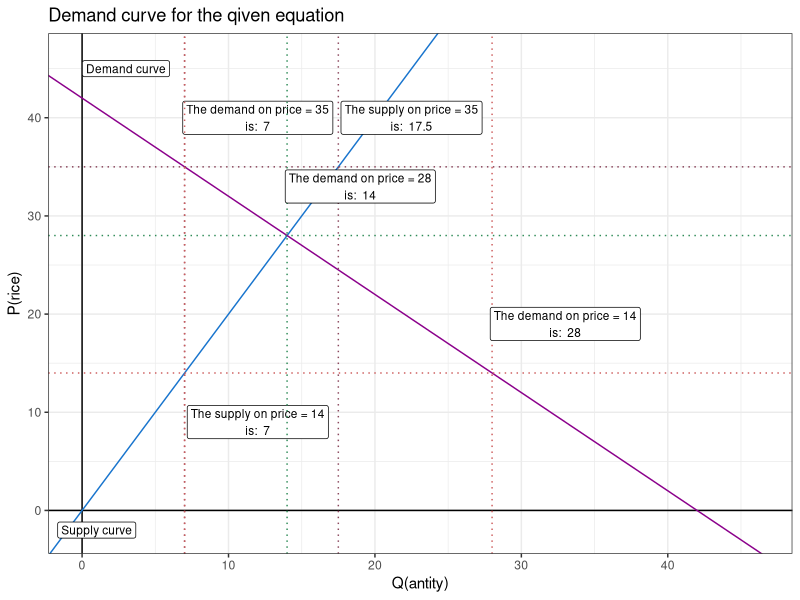
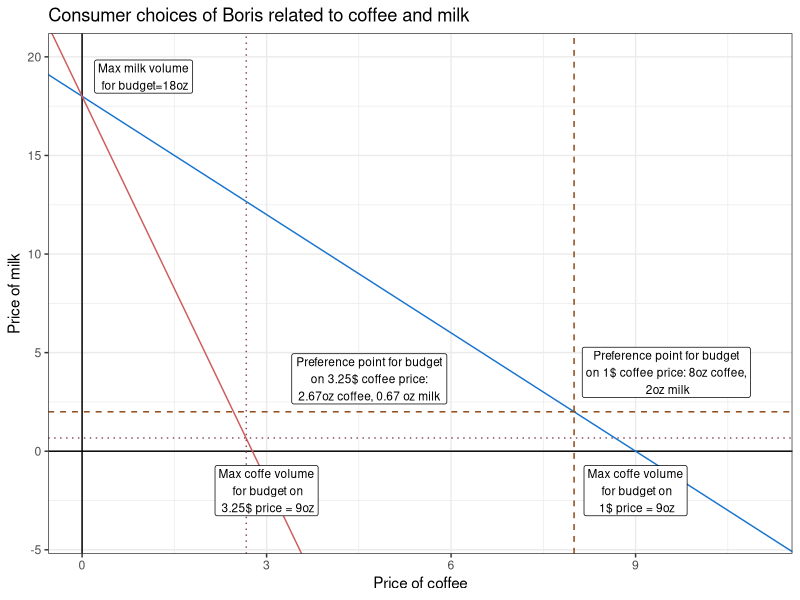
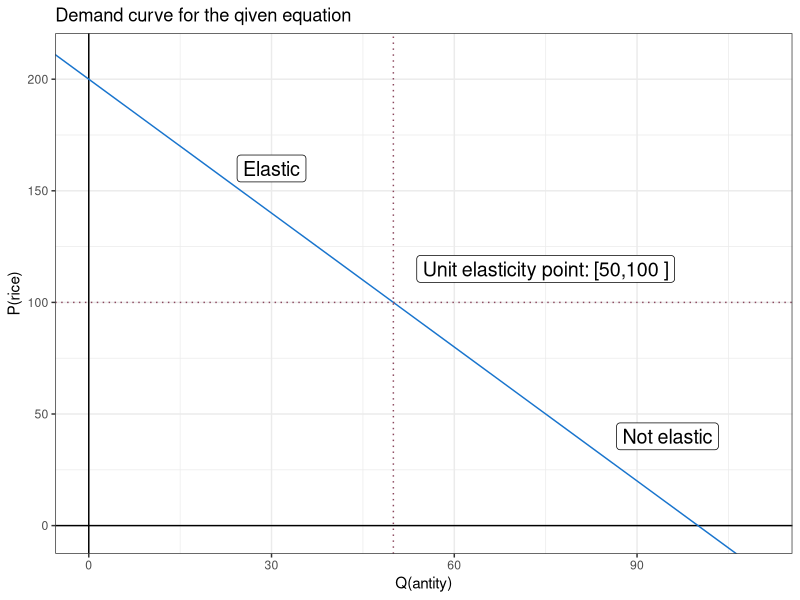
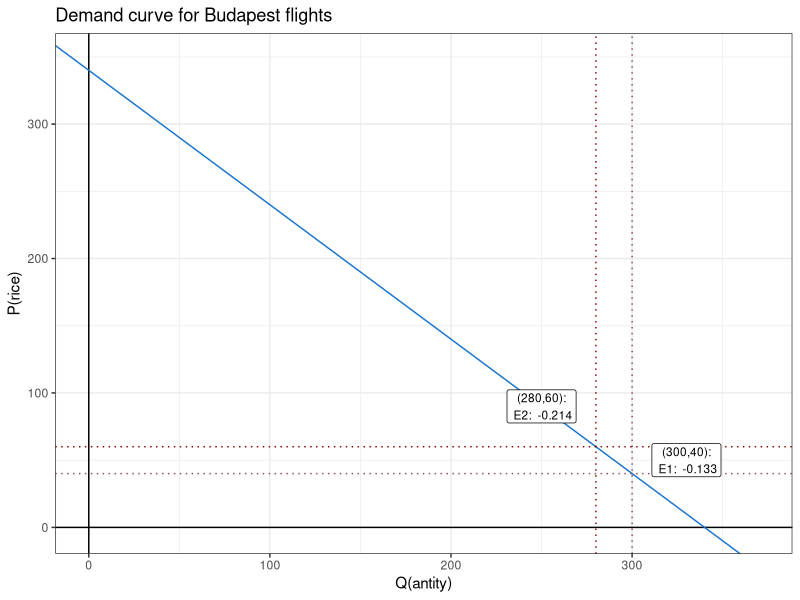

These charts were generated, in order, by the following R code:
## ---- chunk 1
knitr::opts_chunk$set(echo = TRUE)
library(ggplot2)
## ---- chunk 2
alfa1<-0
alfa2<-42
beta1<-2
beta2<- -1
c <- 42

p1<- 35
p2 <- 14

suppQty <- function(price){return(as.numeric((price-alfa1)/beta1))}
demdQty <- function(price){return(as.numeric((price-alfa2)/beta2))}
eqlbPrc <- function(){return((alfa1*beta2-alfa2*beta1)/(beta2-beta1))}

suppLabl <- function(price){
  return(
    paste(
      paste(
        "The supply on price = ",
        "\nis: ",
        sep=as.character(price)),
      as.character(suppQty(price))
    )
  )
}

demdLabl <- function(price){
  return(
    paste(
      paste(
        "The demand on price = ",
        "\nis: ",
        sep=as.character(price)),
      as.character(demdQty(price))
    )
  )
}


ggplot()+
  xlim(0,max(alfa1,alfa2)*1.1)+
  ylim(-2,max(abs(alfa1/beta1),abs(alfa2/beta2))*1.1)+
  labs(
    x='Q(antity)',
    y='P(rice)',
    title='Demand curve for the qiven equation'
  )+
  geom_hline(aes(yintercept=0),col='black')+
  geom_vline(aes(xintercept=0),col='black')+
  geom_abline(intercept = alfa1, slope = beta1, col='dodgerblue3')+
  geom_abline(intercept = alfa2, slope = beta2, col='magenta4')+
  geom_label(aes(x=0, y=alfa2), label='Demand curve' ,nudge_x = 3, nudge_y=3, size=3)+
  geom_label(aes(x=0 , y=alfa1), label='Supply curve' ,nudge_x = 1, nudge_y=-2, size=3)+
  geom_hline(aes(yintercept=p1),col='palevioletred4',linetype='dotted')+
  geom_vline(aes(xintercept=suppQty(p1)),col='palevioletred4',linetype='dotted')+
  geom_vline(aes(xintercept=demdQty(p1)),col='palevioletred4',linetype='dotted')+
  geom_label(aes(x=demdQty(p1), y=p1), label=demdLabl(p1) ,nudge_x = 5, nudge_y=5, size=3)+
  geom_label(aes(x=suppQty(p1), y=p1), label=suppLabl(p1) ,nudge_x = 5, nudge_y=5, size=3)+
  geom_hline(aes(yintercept=p2),col='indianred',linetype='dotted')+
  geom_vline(aes(xintercept=suppQty(p2)),col='indianred',linetype='dotted')+
  geom_vline(aes(xintercept=demdQty(p2)),col='indianred',linetype='dotted')+
  geom_label(aes(x=demdQty(p2), y=p2), label=demdLabl(p2) ,nudge_x = 5, nudge_y=5, size=3)+
  geom_label(aes(x=suppQty(p2), y=p2), label=suppLabl(p2) ,nudge_x = 5, nudge_y=-5, size=3)+
  geom_hline(aes(yintercept=eqlbPrc()),col='seagreen4',linetype='dotted')+
  geom_vline(aes(xintercept=demdQty(eqlbPrc())),col='seagreen4',linetype='dotted')+
  geom_label(aes(x=demdQty(eqlbPrc()), y=eqlbPrc()), label=demdLabl(eqlbPrc()) ,nudge_x = 5, nudge_y=5, size=3)+
  theme_bw()

## ---- chunk 3

icp2 <- (-1)*18/(9/3.25)
ggplot()+
  xlim(0,11)+
  ylim(-4,20)+
  labs(
    x='Price of coffee',
    y='Price of milk',
    title='Consumer choices of Boris related to coffee and milk'
  )+
  geom_hline(aes(yintercept=0),col='black')+
  geom_vline(aes(xintercept=0),col='black')+
  geom_abline(intercept = 18, slope = -2, col='dodgerblue3')+
  geom_abline(intercept = 18, slope = icp2, col='indianred')+
  geom_vline(aes(xintercept=8),col='chocolate4',linetype='dashed')+
  geom_hline(aes(yintercept=2),col='chocolate4',linetype='dashed')+
  geom_vline(aes(xintercept=2.67),col='palevioletred4',linetype='dotted')+
  geom_hline(aes(yintercept=0.67),col='palevioletred4',linetype='dotted')+
  geom_label(aes(x=0, y=18, label='Max milk volume\n for budget=18oz'),nudge_x = 1, nudge_y=1, size=3)+
  geom_label(aes(x=9, y=0, label='Max coffe volume\n for budget on\n 1$ price = 9oz'),nudge_x = 0, nudge_y=-2, size=3)+
  geom_label(aes(x=3, y=0, label='Max coffe volume\n for budget on\n 3.25$ price = 9oz'),nudge_x = 0, nudge_y=-2, size=3)+
  geom_label(aes(x=8, y=2, label='Preference point for budget\non 1$ coffee price: 8oz coffee,\n 2oz milk'),nudge_x = 1.5, nudge_y=2, size=3)+
  geom_label(aes(x=2.67, y=0.67, label='Preference point for budget\non 3.25$ coffee price:\n 2.67oz coffee, 0.67 oz milk '),nudge_x = 2, nudge_y=3, size=3)+
  theme_bw()
## ---- chunk 4
alfa<-200
beta<- -2
qfp <- function(q){return(alfa+beta*q)}
qelasticity <- (-1*alfa) / (2*beta)


labl <- paste(paste(
  paste('Unit elasticity point: [',as.character(qelasticity),sep= ""),
  as.character(qfp(qelasticity)),sep=","),"]",sep=" ")
ggplot()+
  xlim(0,110)+
  ylim(-2,210)+
  labs(
    x='Q(antity)',
    y='P(rice)',
    title='Demand curve for the qiven equation'
  )+
  geom_hline(aes(yintercept=0),col='black')+
  geom_vline(aes(xintercept=0),col='black')+
  geom_abline(intercept = alfa, slope = beta, col='dodgerblue3')+
  geom_vline(aes(xintercept=qelasticity),col='palevioletred4',linetype='dotted')+
  geom_hline(aes(yintercept=qfp(qelasticity)),col='palevioletred4',linetype='dotted')+
  geom_label(aes(x=qelasticity, y=qfp(qelasticity)), label=labl ,nudge_x = 25, nudge_y=15, size=5)+
  geom_label(aes(x=(qelasticity - 30) , y=(qfp(qelasticity)+30)), label='Elastic' ,nudge_x = 10, nudge_y=30, size=5)+
  geom_label(aes(x=(qelasticity + 30) , y= (qfp(qelasticity) - 30)), label='Not elastic' ,nudge_x =15, nudge_y=-30, size=5)+
  theme_bw()


## ---- chunk 5
p1<- 40
p2<- 60
q1<-300
q2<-280
beta <- (p2-p1) / (q2-q1)
alfa <- (-1)*q2*beta+p2
e1 <- (p1/q1) * (1/beta) 
e2 <- (p2/q2) * (1/beta)
lab1 <- paste(
  paste("(","):\n", sep=paste(as.character(q1),as.character(p1),sep=",")),
  paste("E1: ",substring(as.character(e1),1,6))
)
lab2 <- paste(
  paste("(","):\n", sep=paste(as.character(q2),as.character(p2),sep=",")),
  paste("E2: ",substring(as.character(e2),1,6))
)
##How to use equation dynmically?!
## ---- chunk 6
ggplot()+
  xlim(0, (-1*(alfa/beta) + 30))+
  ylim(-2,alfa+10)+
  labs(
    x='Q(antity)',
    y='P(rice)',
    title='Demand curve for Budapest flights'
  )+
  geom_hline(aes(yintercept=0),col='black')+
  geom_vline(aes(xintercept=0),col='black')+
  geom_abline(intercept = alfa, slope = beta, col='dodgerblue3')+
  geom_vline(aes(xintercept=q1),col='palevioletred4',linetype='dotted')+
  geom_hline(aes(yintercept=p1),col='palevioletred4',linetype='dotted')+
  geom_vline(aes(xintercept=q2),col='red4',linetype='dotted')+
  geom_hline(aes(yintercept=p2),col='red4',linetype='dotted')+
  geom_label(aes(x=(q2 - 20) , y=p2+20), label=lab2 ,nudge_x = -10, nudge_y=10, size=3)+
  geom_label(aes(x=q1 + 20  , y= p2 - 20), label=lab1 ,nudge_x = 10, nudge_y=10, size=3)+
  theme_bw()

